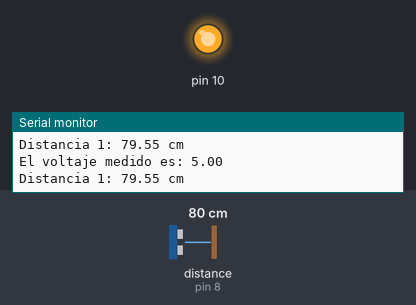
The sketch below on a simulated Arduino Uno, built with avr-gcc and run on an emulated ATmega328P. Shown: output pins drawn as LEDs (lit = HIGH), the last lines printed to the serial monitor. Wiring (inferred from the names in the program): ultrasonic range finder: trigger pin 9; echo pin 8. The inputs (shaded band) are chosen by the test bench; at power-on: distance to the obstacle (sensor on pin 8) 80 cm. The echo pulse lasts 58.3 µs per cm; pins used as bus, display or sensor lines are not drawn.

Above: at 1.3 s.
1.4 s: distance to the obstacle (sensor on pin 8) set to 5 cm
3.2 s: distance to the obstacle (sensor on pin 8) set to 2 cm
At 5.9 s:
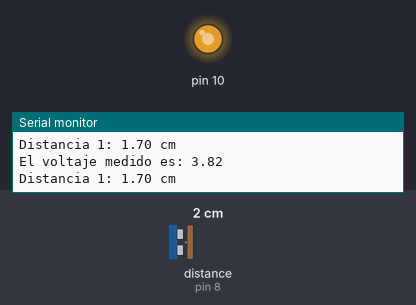
At 13.1 s:
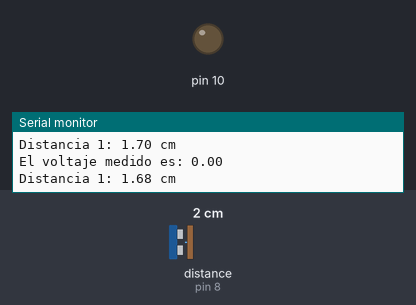
Timing chart, 0 to 14.6 s (numbered marks = the images above; inputs shaded):
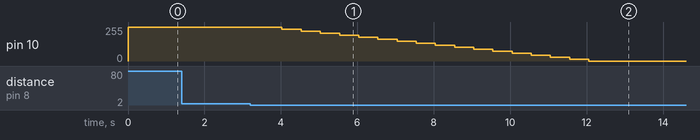

The sketch:

sistema_de_luz_inteligente_21.ino
```cpp
#define pulso1 9 //defino el pin por el cual saldra la señal de disparo
#define rebote1 8 //defino el pin que recepcionara  el rebote de la señal

float distancia1;
float tiempo1;

int resolucion=255;

void setup()
{
  Serial.begin(9600);
  pinMode(pulso1,OUTPUT);
  pinMode(rebote1,INPUT);
  pinMode(10, OUTPUT);
}

void loop()
{
  digitalWrite(pulso1,LOW);
  delayMicroseconds(5);
  digitalWrite(pulso1,HIGH);
  delayMicroseconds(10); //Generamos el pulso
  digitalWrite(pulso1,LOW);

  tiempo1=pulseIn(rebote1,HIGH);//Tomamos el tiempo

  //distancia=(velocidad_sonido)x(tiempo)
  //distancia=(343m/s)x(tiempo1/2)
  //distancia=(1cm/29.2us)x(tiempo1/2)
  distancia1=tiempo1/(29.2*2); //calculamos la distancia

  float voltajemedido=resolucion*5/255.0;

  if(distancia1>3 && distancia1<200)
  {
    resolucion=255;
    analogWrite(10,resolucion); //analogRead->0-1023/ analogWrite->0-255
  }
  else{

    analogWrite(10,resolucion); //analogRead->0-1023/ analogWrite->0-255
    resolucion=resolucion-15;

    if(resolucion<=0){
      resolucion=0;
    }
  }

  Serial.print("El voltaje medido es: ");
  Serial.println(voltajemedido);

  Serial.print("Distancia 1: ");
  Serial.print(distancia1);
  Serial.println(" cm");
  Serial.println();
  delay(500);
}
```

Measured:
- the behaviour switches between 4 and 3 cm on distance to the obstacle (sensor on pin 8) (found by bisection; images 0 and 1)
- after the input at 3.2 s, pin 10: moves from 255/255 to 0/255 over 8.0 s, starting after 0.83 s
